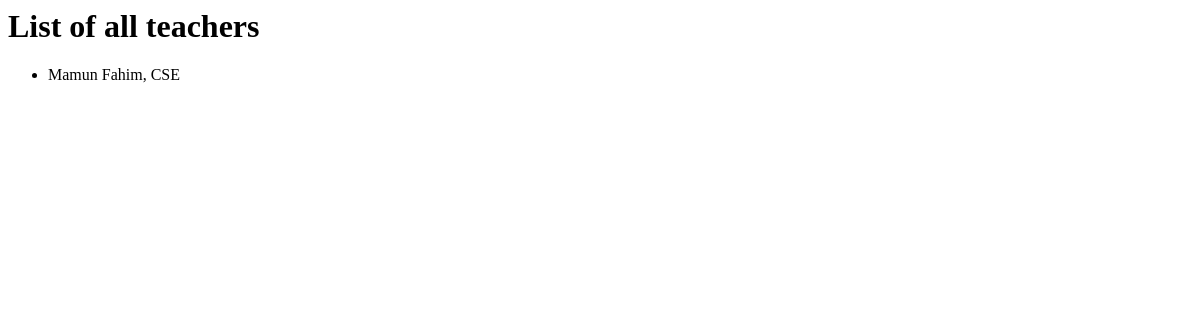
/classroom/teacherlist/, run on an earlier commit of the app's database.
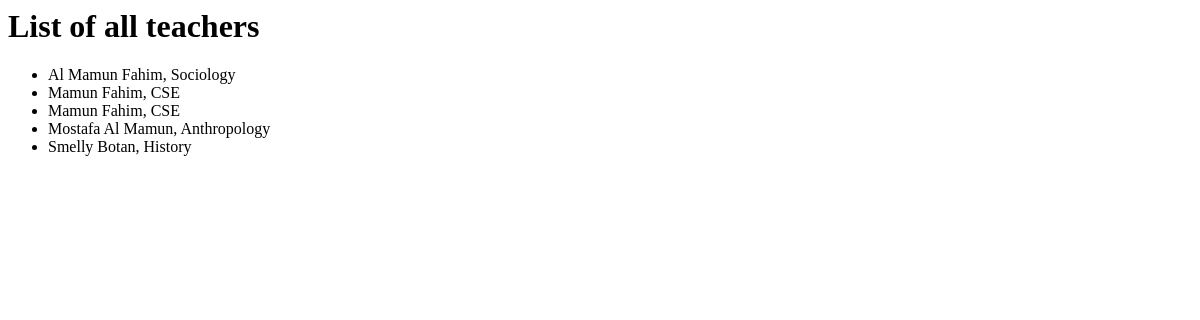
And on a later commit of the database.
### classroom/models.py (models this page shows, shortened)
class Teacher(models.Model):
    first_name = models.CharField(max_length=40)
    last_name = models.CharField(max_length=40)
    subject = models.CharField(max_length=40)

### classroom/views.py (the view)
# urls.py: path("teacherlist/", TeacherListView.as_view(), name="teacherlist"),
class TeacherListView(ListView):
    model = Teacher
    queryset = Teacher.objects.order_by("first_name")
    context_object_name = "teacher_list"

### classroom/templates/classroom/teacher_list.html
<h1>
    List of all teachers
</h1>
<ul>
    {% for teacher in teacher_list %}
        <li>
            {{teacher.first_name}} {{teacher.last_name}}, {{teacher.subject}}
        </li>
    {% endfor %}
</ul>

What changed in the data, as far as the page shows it:
added Teacher: first_name "Al Mamun", last_name "Fahim", subject "Sociology"
added Teacher: first_name "Mamun", last_name "Fahim", subject "CSE"
added Teacher: first_name "Mostafa", last_name "Al Mamun", subject "Anthropology"
added Teacher: first_name "Smelly", last_name "Botan", subject "History"
